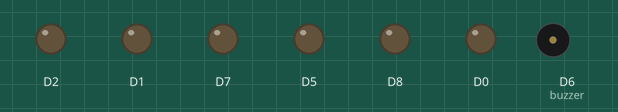
Simulated run of this sketch. Board: ESP8266 (NodeMCU). On the bench: output pins drawn as LEDs (lit = HIGH), buzzer (waves = sounding).

Above: at 0.27 s.
At 4.77 s:
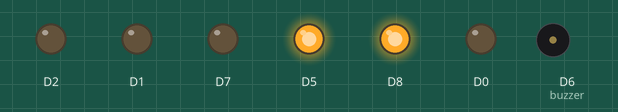
At 9.77 s:
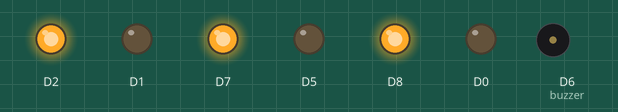
At 19.77 s:
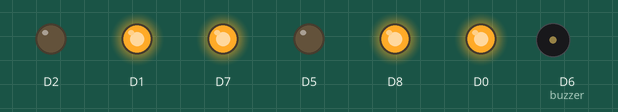
At 29.77 s:
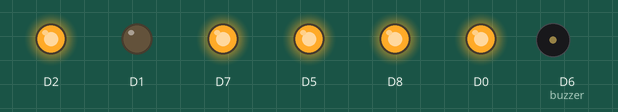
At 39.77 s:
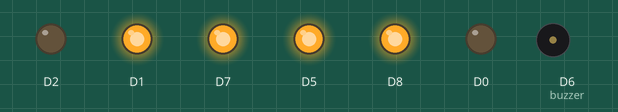
Timing chart, 0 to 40.0 s (numbered marks = the images above):
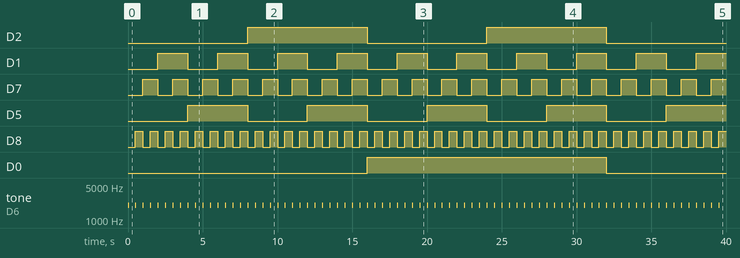

Measured:
- by itself, D2: alternates HIGH for 8.0 s and LOW for 8.0 s
- by itself, D1: alternates HIGH for 2.0 s and LOW for 2.0 s
- by itself, D7: alternates HIGH for 1.0 s and LOW for 1.0 s
- by itself, D5: alternates HIGH for 4.0 s and LOW for 4.0 s
- by itself, D8: alternates HIGH for 0.50 s and LOW for 0.50 s
- by itself, D0: LOW → HIGH at 16.0 s, → LOW 16.0 s later
- by itself, tone on D6 (buzzer): alternates 2000 Hz for 0.05 s and silent for 0.45 s

The sketch:

binary_counter.ino
```cpp
int countbinary = 0;

void setup() {

  Serial.begin(9600);

  pinMode(D8, OUTPUT);
  pinMode(D7, OUTPUT);
  pinMode(D1, OUTPUT);
  pinMode(D5, OUTPUT);
  pinMode(D2, OUTPUT);
  pinMode(D0, OUTPUT);
  pinMode(D6, OUTPUT); // buzzer
}

void loop() {

  digitalWrite(D8, (countbinary & 0x01) ? HIGH : LOW);
  digitalWrite(D7, (countbinary & 0x02) ? HIGH : LOW);
  digitalWrite(D1, (countbinary & 0x04) ? HIGH : LOW);
  digitalWrite(D5, (countbinary & 0x08) ? HIGH : LOW);
  digitalWrite(D2, (countbinary & 0x10) ? HIGH : LOW);
  digitalWrite(D0, (countbinary & 0x20) ? HIGH : LOW);

  countbinary++;
  if (countbinary > 63) {countbinary = 0;}
  tone(D6, 2000, 50); // you can change frequency (hertz) by changing 2000 value

  delay(500);
}
```
